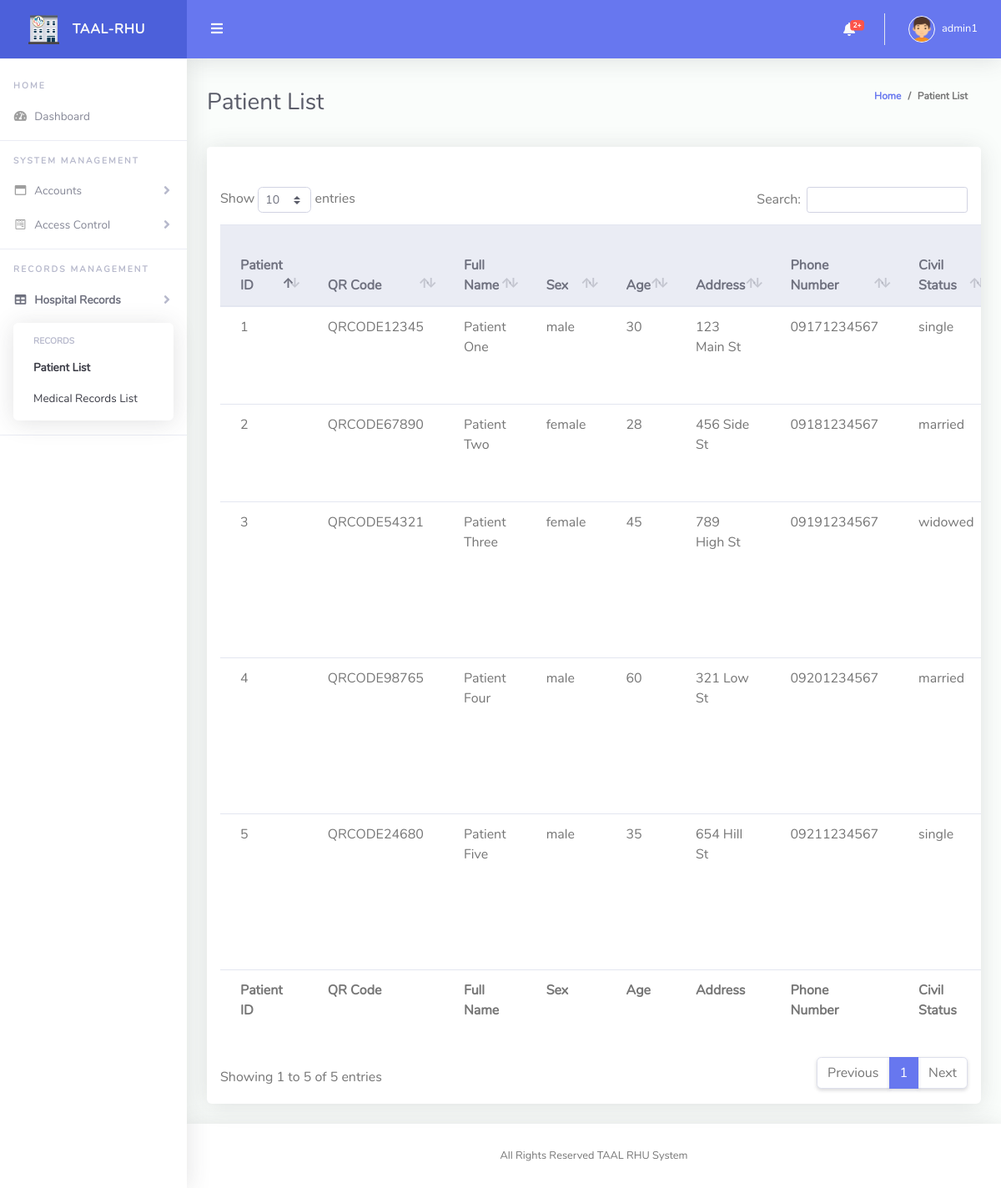
Screenshot of /admin/patients.php (signed in) with the database file from the repository.
### tables this page shows
CREATE TABLE `patients` (
  `patient_id` int(11) NOT NULL,
  `qr_code` varchar(255) NOT NULL,
  `full_name` varchar(100) NOT NULL,
  `sex` enum('male','female','other') NOT NULL,
  `age` int(11) NOT NULL,
  `address` varchar(255) DEFAULT NULL,
  `phone_number` varchar(15) DEFAULT NULL,
  `civil_status` varchar(50) DEFAULT NULL,
  `birthday` date DEFAULT NULL,
  `philhealth_id` varchar(50) DEFAULT NULL,
  `bp` varchar(10) DEFAULT NULL,
  `temperature` decimal(4,2) DEFAULT NULL,
  `rr` int(11) DEFAULT NULL,
  `hr` int(11) DEFAULT NULL,
  `pr` int(11) DEFAULT NULL,
  `weight` decimal(5,2) DEFAULT NULL,
  `height` decimal(5,2) DEFAULT NULL,
  `diagnosis` text DEFAULT NULL,
  `treatment` text DEFAULT NULL,
  `last_checkup_date` date DEFAULT NULL,
  `next_followup_date` date DEFAULT NULL
);

### controller/display.php (the view, shortened to what this page needs)
<?php
function displayQRCodeLink($patient_id, $conn) {
    $sql = "SELECT qr_code_exists FROM patient_qr_status WHERE patient_id = ".$patient_id;
$result = $conn->query($sql);
}
function displayTable($conn, $tableName, $query, $columns) {
    $result = $conn->query($query);
    if ($result->num_rows > 0) {
        while($row = $result->fetch_assoc()) {
            echo "<tr>";
            foreach ($columns as $column) {
                if($column =="file_location"){
                    echo "<td>" . '<img src="'.$row[$column].'" alt="" ><hr>
                    <a href="'.$row[$column].'" download="'.$row[$column].'" class="btn btn-danger m-1"> Download Image</a>
                    ' . "</td>";
                }
                else{
                    echo "<td>" . $row[$column] . "</td>";
                }
            }
            if($tableName == "users"){
                echo "<td><a href='edit_user.php?user_id=".$row['user_id']."'  class='btn btn-primary m-1'>Edit</a><a href='delete.php?idval=".$row['user_id']."&table=$tableName&link=admins&idname=user_id'  class='btn btn-danger m-1'>Delete</a></td>";
            }
            else if ($tableName == "qr_codes"){
                echo "<td><a href='edit_qrcodes.php?qrid=".$row['qr_id']."'  class='btn btn-primary m-1'>Edit</a><a href='delete.php?idval=".$row['qr_id']."&table=$tableName&link=qr_codes&idname=qr_id'  class='btn btn-danger m-1'>Delete</a></td>";
            }
            else if ($tableName == "sms_notifications"){
                echo "<td><a href='edit_sms.php?sms_id=".$row['sms_id']."'  class='btn btn-primary m-1'>Edit</a><a href='delete.php?idval=".$row['sms_id']."&table=$tableName&link=sms_sent&idname=sms_id'  class='btn btn-danger m-1'>Delete</a></td>";
            }
            else if ($tableName == "patients"){
                displayQRCodeLink($row['patient_id'], $conn);
            }
            else if ($tableName == "medical_records"){
                echo "<td><a href='edit_mrecords.php?record_id=".$row['record_id']."'  class='btn btn-primary m-1'>Edit</a><a href='delete.php?idval=".$row['record_id']."&table=$tableName&link=m_records&idname=record_id'  class='btn btn-danger m-1'>Delete</a>
                </td>";
            }
            echo "</tr>";
        }
    } else {
    }
}
?>

### rows the page displays
patients: patient_id "1", qr_code "QRCODE12345", full_name "Patient One", sex "male", age "30", address "123 Main St", phone_number "09171234567", civil_status "single"
patients: patient_id "2", qr_code "QRCODE67890", full_name "Patient Two", sex "female", age "28", address "456 Side St", phone_number "09181234567", civil_status "married"
patients: patient_id "3", qr_code "QRCODE54321", full_name "Patient Three", sex "female", age "45", address "789 High St", phone_number "09191234567", civil_status "widowed"
patients: patient_id "4", qr_code "QRCODE98765", full_name "Patient Four", sex "male", age "60", address "321 Low St", phone_number "09201234567", civil_status "married"
patients: patient_id "5", qr_code "QRCODE24680", full_name "Patient Five", sex "male", age "35", address "654 Hill St", phone_number "09211234567", civil_status "single"

### other values shown
$row['count'] "2"
$_SESSION['username'] "admin1"
